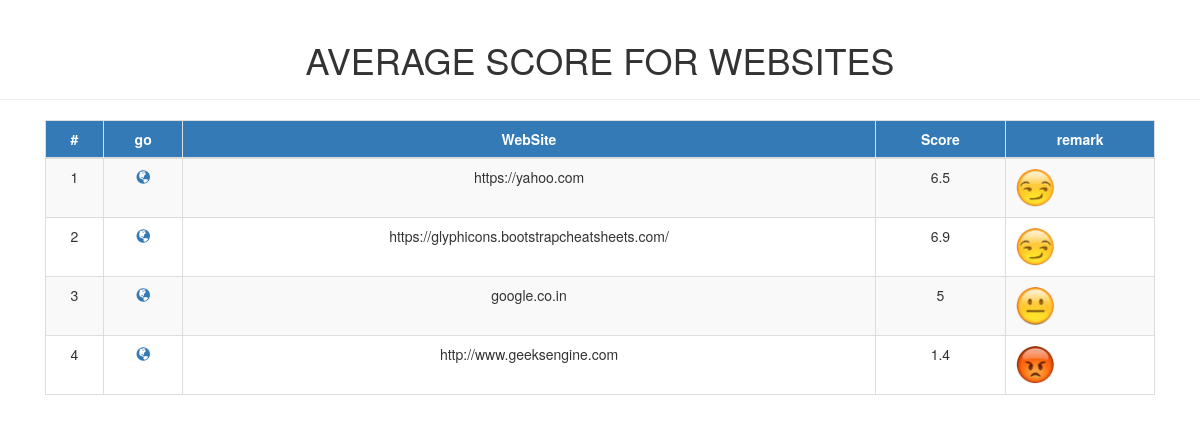
Screenshot of /admin/websitecomment.php with the database file from the repository.
### tables this page shows
CREATE TABLE `websites` (
  `website_name` varchar(200) NOT NULL,
  `web_id` int(10) NOT NULL,
  `add_by_user` varchar(50) NOT NULL,
  `tags` varchar(500) NOT NULL,
  `avg_score` float NOT NULL,
  `remark` varchar(15) NOT NULL
);

### admin/websitecomment.php (the view, shortened to what this page needs)
<?php
 include_once '../include/sqlConnect.php';
?>
<!DOCTYPE html>
<html lang="en">
<head>
  <link rel="stylesheet" href="https://maxcdn.bootstrapcdn.com/bootstrap/3.3.7/css/bootstrap.min.css">
</head>
<body>
	   <div class="page-header text-center">
    <h1>AVERAGE SCORE FOR WEBSITES </h1>
  </div>
<div class="container-fluid text-center body-cont center">
                <table class="table table-bordered table-striped text-center">
                        <thead>
                            <tr>
								<th  class = "text-center btn-primary">#</th>
								<th class = "text-center btn-primary">go</th>
                                <th class = "text-center btn-primary">WebSite</th>
                                <th class = "text-center btn-primary">Score</th>
                                <th class = "text-center btn-primary">remark</th>
                            </tr>
                        </thead>
                        <tbody>
				<?php
				$limit = 10;
				if(isset($_GET['page']) && $_GET['page'] != "") {
					$page = $_GET['page'];
					$offset = $limit * ($page-1);
				} else {
					$offset = 0;
				}
                $query  = "SELECT *
                    FROM websites
                    limit $offset, $limit";
				$result = mysqli_query($db, $query);
				if(mysqli_num_rows($result) > 0) {
					while($row = mysqli_fetch_assoc($result)) {
                        echo "<tr>
						<td>".$row['web_id']."</td>
						<td><a href='".$row['website_name']."'><i class='glyphicon glyphicon-globe'></a></td>
                        <td>".$row['website_name']."</td>
						<td>".$row['avg_score']."</td>
						<td><img class = 'imgs img-responsive' src='../img/".$row['remark'].".png' alt ='".$row['remark']."' />
						</td>
                        </tr>";
					}
				}
				?>
				 </tbody>
            </table>
</div>
</body>
</html>

### admin/websitecomment.php (style rules this page uses)
img { border-radius: 50%; width: 3em; transition: transform .8s ease-in-out; }
.body-cont { margin-right : 30px; margin-left : 30px; }

### rows the page displays
websites: web_id "1", website_name "https://yahoo.com", avg_score "6.5", remark (picture)
websites: web_id "2", website_name "https://glyphicons.bootstrapcheatsheets.com/", avg_score "6.9", remark (picture)
websites: web_id "3", website_name "google.co.in", avg_score "5", remark (picture)
websites: web_id "4", website_name "http://www.geeksengine.com", avg_score "1.4", remark (picture)
